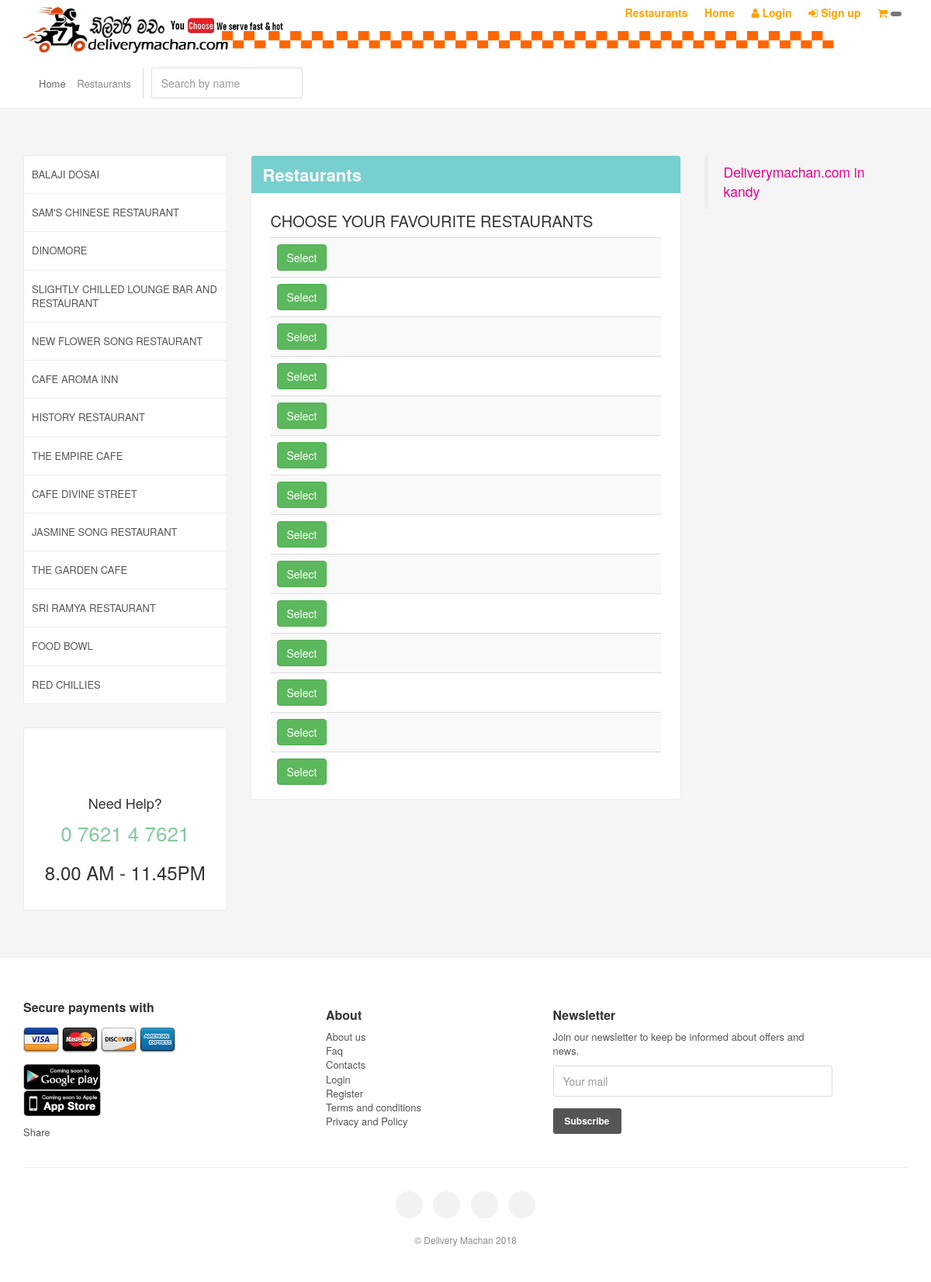
The page /restaurants.php on the database its author committed.
### tables this page shows
CREATE TABLE `restaurants` (
  `restaurant_id` int(11) NOT NULL,
  `restaurant_name` varchar(800) NOT NULL,
  `restaurant_location` varchar(800) NOT NULL,
  `restaurant_bannerPic` varchar(800) NOT NULL,
  `restaurant_cuisinePic` varchar(800) NOT NULL,
  `restaurant_type` varchar(200) NOT NULL,
  `opening_time` time NOT NULL,
  `closing_time` time NOT NULL
);

### restaurants.php (the view, shortened to what this page needs)
<?php require_once('includes/header.php')?>
 <div id="position">
    <div class="container">
        <ul>
            <li><a href="index.php">Home</a></li>
            <li>Restaurants</li>
        </ul>
          <a href="javascript:void(0);" class="search-overlay-menu-btn">
                 <form method="POST" id="restaurantSearchBar">
                <input type="text" id="searchRestaurant" placeholder="Search by name" class="form-control">
            </form>
             </a>
    </div>
</div>
<div class="container margin_60_35">
    <div class="row">
        <div class="col-md-3">
                 <div class="box_style_1 hidden-xs hidden-sm">
                <ul id="cat_nav">
                  <?php
            $query="select restaurant_id,restaurant_name from restaurants";
            $result=mysqli_query($connection,$query);
            while($row=mysqli_fetch_array($result)){
                ?>
                    <li><a href="list_page.php?id=<?php echo $row['']?>&&name='<?php echo $row['restaurant_name']?>'"><?php echo strtoupper($row['restaurant_name'])?></a></li>
                 <?php
            }
            ?>
                  </ul>
            </div>
             <div class="box_style_2 hidden-xs" id="help">
                <i class="icon_lifesaver"></i>
                <h4>Need <span>Help?</span></h4>
                <a href="tel:0717335544" class="phone">0 7621 4 7621
</a>
                <h3>8.00 AM - 11.45PM</h3>
            </div>
        </div>
        <div class="col-md-6" id="showMenuArea">
        <div class="box_style_2" id="main_menu">
                <h2 class="inner">Restaurants</h2>
                <h3 class="nomargin_top" id="starters">Choose your favourite restaurants</h3>
                <table class="table table-striped cart-list">
                     <tbody>
                       <?php
        $takeRestaurant="select restaurant_name,restaurant_id,restaurant_cuisinePic,restaurant_type from restaurants";
                         $tResult=mysqli_query($connection,$takeRestaurant);
                         while($row=mysqli_fetch_array($tResult)){
                                    ?>
                                    <tr>
                            <td class="options">
                           <a href="list_page.php?id=<?php echo $row['restaurant_id']?>&&name='<?php echo $row['restaurant_name']?>'" class="btn btn-success">Select</a>
                            </td>
                        </tr>
                                    <?php
                         }
                         ?>
                    </tbody>
                </table>
            </div>
      </div>
          <div class="col-md-3" id="sidebars">
            <div class="theiaStickySidebar">
                <div id="cart_boxs">
                    <div class="fb-page" data-href="https://www.facebook.com/deliverymachan/" data-tabs="timeline" data-small-header="true" data-adapt-container-width="true" data-hide-cover="true" data-show-facepile="true"><blockquote cite="https://www.facebook.com/deliverymachan/" class="fb-xfbml-parse-ignore"><a href="https://www.facebook.com/deliverymachan/">Deliverymachan.com in kandy</a></blockquote></div>
                </div>
            </div>
        </div>
              <div class="col-md-3" id="cartArea">
        </div>
    </div>
</div>
<?php require_once('includes/footer.php')?>

### includes/header.php (shortened to what this page needs)
<!DOCTYPE html>
<html>
<head>
    <link href="css/skins/square/grey.css" rel="stylesheet">
    <link href="css/base.css" rel="stylesheet">
<link rel="stylesheet" href="https://stackpath.bootstrapcdn.com/font-awesome/4.7.0/css/font-awesome.min.css">
</head>
<body>
    <header id="mainMenu">
    <div class="container">
        <div class="row">
            <div class="col--md-4 col-sm-4 col-xs-4">
                <a href="index.php" id="logo">
                <img src="img/privateImages/newDeliveryMachan3.png" alt="Logo" data-retina="true" class="hidden-xs" id="lglargeImg">
                </a>
            </div>
            <nav class="col--md-8 col-sm-8 col-xs-8">
            <div class="main-menu">
                 <ul>
                       <li class="submenu">
                    <a href="restaurants.php" class="show-submenu orangeText"><b>Restaurants</b></a>
                     </li>
                     <li class="submenu">
                    <a href="index.php" class="show-submenu orangeText"><b>Home</b></a>
                      </li>
                       <?php
                     if(isset($_SESSION['userName'])){
                         ?>
                         <li class="submenu"><a href="javascript:void();" class="show-submenu orangeText"><i class="fa fa-user-circle-o" aria-hidden="true"></i> Hi, <?php echo $_SESSION['userName'];?> <i class="icon-down-open-mini"></i></a>
                         <ul>
                             <li><a href="logout.php"><i class="fa fa-sign-out orangeText" aria-hidden="true"></i><strong>Sign out</strong></a></li>
                             <li><a href="javascript:void();" data-toggle='modal' data-target="#changePassword" class="orangeText"><i class="fa fa-lock"></i> Change password</a></li>
                         </ul>
                         </li>
                         <?php
                     }
                         else {
                             ?>
                                  <li><a href="javascript:void();" data-toggle="modal" data-target="#login_2" class="orangeText"><i class="fa fa-user" aria-hidden="true"></i> <b>Login</b></a></li>
                     <li><a href="javascript:void();" data-toggle="modal" data-target="#register" class="orangeText"> <i class="fa fa-sign-in" aria-hidden="true"></i>
 <b>Sign up</b></a></li>
                             <?php
                         }
                     ?>
                     <li><a href="javascript:void();" data-toggle='modal' data-target='#showOrder' class="orangeText"><i class="fa fa-shopping-cart" aria-hidden="true"></i>  <span class="badge"><span class="shopping_cartCount"></span></span></a></li>
                 </ul>
            </div>
            </nav>
        </div>
    </div>
     </header>

### includes/footer.php (shortened to what this page needs)
<footer>
    <div class="container">
        <div class="row">
            <div class="col-md-4 col-sm-3">
                <h3>Secure payments with</h3>
                <p>
                    <img src="img/cards.png" alt="Cards" class="img-responsive">
                </p>
                <p>
                    <img src="img/privateImages/deliverymachanMobileAppsComingSoon.png" alt="MobileAppSoon" class="img-responsive" id="mobileAppSoon">
                </p>
                <div class="fb-share-button" data-href="https://developers.facebook.com/docs/plugins/deliverymachan/" data-layout="box_count" data-size="large" data-mobile-iframe="true"><a target="_blank" href="https://www.facebook.com/sharer/sharer.php?u=https%3A%2F%2Fdevelopers.facebook.com%2Fdocs%2Fplugins%2Fdeliverymachan.com%2F&amp;src=sdkpreparse" class="fb-xfbml-parse-ignore">Share</a></div>
            </div>
            <div class="col-md-3 col-sm-3">
                <h3>About</h3>
                <ul>
                    <li><a href="aboutus.php">About us</a></li>
                    <li><a href="#">Faq</a></li>
                    <li><a href="contactus.php">Contacts</a></li>
                    <li><a href="#loginModal" data-toggle="modal" data-target="#login_2">Login</a></li>
                    <li><a href="#register" data-toggle="modal" data-target="#register">Register</a></li>
                    <li><a href="termsandcondition.php">Terms and conditions</a></li>
                    <li><a href="privacypolicy.php">Privacy and Policy</a></li>
                </ul>
            </div>
            <div class="col-md-4 col-sm-4" id="newsletter">
                <h3>Newsletter</h3>
                <p>
                    Join our newsletter to keep be informed about offers and news.
                </p>
                <div class="subWrapper">
                    <form method="post" id="subscribeEmail">
                        <div class="form-group">
                            <input name="email_newsletter_2" id="subEmail" type="email" value="" placeholder="Your mail" class="form-control" required>
                        </div>
                        <input type="submit" value="Subscribe" class="btn_1" id="submit-newsletter_2">
                    </form>
                </div>
            </div>
        </div>
        <div class="row">
            <div class="col-md-12">
                <div id="social_footer">
                    <ul>
                        <li><a href="https://www.facebook.com/deliverymachan/"><i class="icon-facebook"></i></a></li>
                        <li><a href="https://twitter.com/deliverymachan"><i class="icon-twitter"></i></a></li>
                        <li><a href="https://plus.google.com/u/0/101014790574983432021"><i class="icon-google"></i></a></li>
                        <li><a href="https://www.youtube.com/channel/UC-uipa_iUdqX52WoBUCeCEg"><i class="icon-youtube-play"></i></a></li>
                    </ul>
                    <p>
                        © Delivery Machan 2018
                    </p>
                </div>
            </div>
        </div>
    </div>
</footer>
</body>
</html>

### css/menu.css (style rules this page uses)
.main-menu { position: relative; z-index: 9; width: auto; float: right; margin: 0; padding: 0; }
.main-menu a { -webkit-transition: all 0.3s; -moz-transition: all 0.3s; transition: all 0.3s; }
.main-menu ul, .main-menu ul li, .main-menu ul li a { position: relative; margin: 0; padding: 0; }
.main-menu ul li a { display: block; padding: 10px; }
.main-menu > ul > li > a { color: #fff; padding: 2px 8px 15px 10px; font-size: 14px; margin: 0; font-weight: 500; }
@media only screen and (min-width: 992px) { .main-menu { width: auto; } }
@media only screen and (min-width: 992px) { .main-menu a { white-space: nowrap; } }
@media only screen and (min-width: 992px) { .main-menu ul li { display: inline-block; } }

### rows shown on the page
restaurants: restaurant_name "BALAJI DOSAI"
restaurants: restaurant_name "SAM'S CHINESE RESTAURANT"
restaurants: restaurant_name "DINOMORE"
restaurants: restaurant_name "SLIGHTLY CHILLED LOUNGE BAR AND RESTAURANT"
restaurants: restaurant_name "NEW FLOWER SONG RESTAURANT"
restaurants: restaurant_name "CAFE AROMA INN"
restaurants: restaurant_name "HISTORY RESTAURANT"
restaurants: restaurant_name "THE EMPIRE CAFE"
restaurants: restaurant_name "CAFE DIVINE STREET"
restaurants: restaurant_name "JASMINE SONG RESTAURANT"
restaurants: restaurant_name "THE GARDEN CAFE"
restaurants: restaurant_name "SRI RAMYA RESTAURANT"
restaurants: restaurant_name "FOOD BOWL"
restaurants: restaurant_name "RED CHILLIES"
